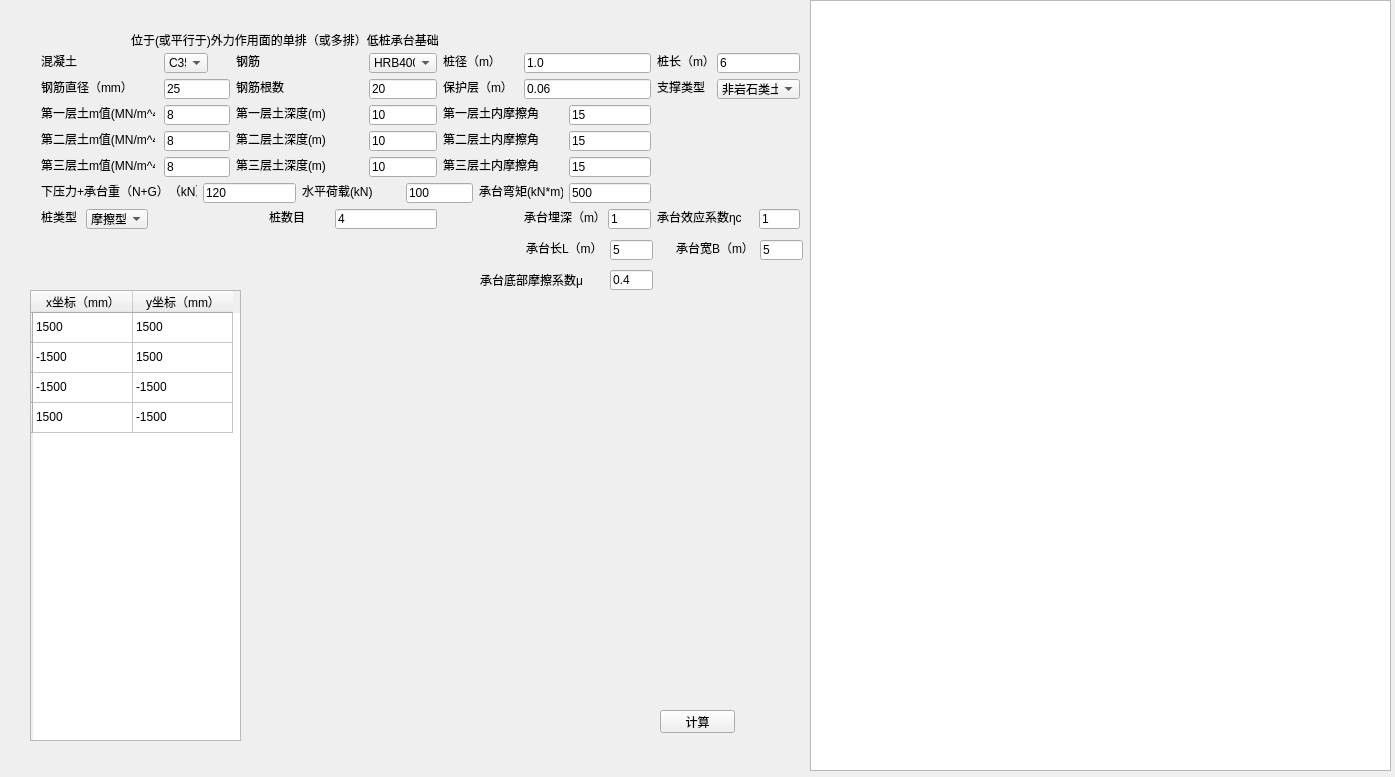
<?xml version="1.0" encoding="UTF-8"?>
<ui version="4.0">
 <class>Form</class>
 <widget class="QWidget" name="Form">
  <property name="geometry">
   <rect>
    <x>0</x>
    <y>0</y>
    <width>1395</width>
    <height>777</height>
   </rect>
  </property>
  <property name="windowTitle">
   <string>Form</string>
  </property>
  <widget class="QLabel" name="label">
   <property name="geometry">
    <rect>
     <x>131</x>
     <y>32</y>
     <width>391</width>
     <height>16</height>
    </rect>
   </property>
   <property name="styleSheet">
    <string notr="true">font: 11pt &quot;AcadEref&quot;;</string>
   </property>
   <property name="text">
    <string>位于(或平行于)外力作用面的单排（或多排）低桩承台基础</string>
   </property>
  </widget>
  <widget class="QTextBrowser" name="textBrowser">
   <property name="geometry">
    <rect>
     <x>810</x>
     <y>0</y>
     <width>581</width>
     <height>771</height>
    </rect>
   </property>
  </widget>
  <widget class="QTableWidget" name="tableWidget">
   <property name="geometry">
    <rect>
     <x>30</x>
     <y>290</y>
     <width>211</width>
     <height>451</height>
    </rect>
   </property>
   <row>
    <property name="text">
     <string/>
    </property>
   </row>
   <row>
    <property name="text">
     <string/>
    </property>
   </row>
   <row>
    <property name="text">
     <string/>
    </property>
   </row>
   <row>
    <property name="text">
     <string/>
    </property>
   </row>
   <column>
    <property name="text">
     <string>x坐标（mm）</string>
    </property>
   </column>
   <column>
    <property name="text">
     <string>y坐标（mm）</string>
    </property>
   </column>
   <item row="0" column="0">
    <property name="text">
     <string>1500</string>
    </property>
   </item>
   <item row="0" column="1">
    <property name="text">
     <string>1500</string>
    </property>
   </item>
   <item row="1" column="0">
    <property name="text">
     <string>-1500</string>
    </property>
   </item>
   <item row="1" column="1">
    <property name="text">
     <string>1500</string>
    </property>
   </item>
   <item row="2" column="0">
    <property name="text">
     <string>-1500</string>
    </property>
   </item>
   <item row="2" column="1">
    <property name="text">
     <string>-1500</string>
    </property>
   </item>
   <item row="3" column="0">
    <property name="text">
     <string>1500</string>
    </property>
   </item>
   <item row="3" column="1">
    <property name="text">
     <string>-1500</string>
    </property>
   </item>
  </widget>
  <widget class="QPushButton" name="pushButton">
   <property name="geometry">
    <rect>
     <x>660</x>
     <y>710</y>
     <width>75</width>
     <height>23</height>
    </rect>
   </property>
   <property name="text">
    <string>计算</string>
   </property>
  </widget>
  <widget class="QLineEdit" name="lineEdit_2">
   <property name="geometry">
    <rect>
     <x>717</x>
     <y>53</y>
     <width>83</width>
     <height>20</height>
    </rect>
   </property>
   <property name="text">
    <string>6</string>
   </property>
  </widget>
  <widget class="QLabel" name="label_5">
   <property name="geometry">
    <rect>
     <x>657</x>
     <y>53</y>
     <width>54</width>
     <height>16</height>
    </rect>
   </property>
   <property name="text">
    <string>桩长（m）</string>
   </property>
  </widget>
  <widget class="QComboBox" name="comboBox_2">
   <property name="geometry">
    <rect>
     <x>369</x>
     <y>53</y>
     <width>68</width>
     <height>20</height>
    </rect>
   </property>
   <item>
    <property name="text">
     <string>HRB400</string>
    </property>
   </item>
   <item>
    <property name="text">
     <string>HRB335</string>
    </property>
   </item>
   <item>
    <property name="text">
     <string>HRB400</string>
    </property>
   </item>
   <item>
    <property name="text">
     <string>HRBF400</string>
    </property>
   </item>
   <item>
    <property name="text">
     <string>RRB400</string>
    </property>
   </item>
   <item>
    <property name="text">
     <string>HRB500</string>
    </property>
   </item>
   <item>
    <property name="text">
     <string>HRBF500</string>
    </property>
   </item>
  </widget>
  <widget class="QLabel" name="label_4">
   <property name="geometry">
    <rect>
     <x>443</x>
     <y>53</y>
     <width>54</width>
     <height>16</height>
    </rect>
   </property>
   <property name="text">
    <string>桩径（m）</string>
   </property>
  </widget>
  <widget class="QLineEdit" name="lineEdit">
   <property name="geometry">
    <rect>
     <x>524</x>
     <y>53</y>
     <width>127</width>
     <height>20</height>
    </rect>
   </property>
   <property name="text">
    <string>1.0</string>
   </property>
  </widget>
  <widget class="QLabel" name="label_2">
   <property name="geometry">
    <rect>
     <x>41</x>
     <y>53</y>
     <width>36</width>
     <height>16</height>
    </rect>
   </property>
   <property name="text">
    <string>混凝土</string>
   </property>
  </widget>
  <widget class="QComboBox" name="comboBox">
   <property name="geometry">
    <rect>
     <x>164</x>
     <y>53</y>
     <width>44</width>
     <height>20</height>
    </rect>
   </property>
   <item>
    <property name="text">
     <string>C35</string>
    </property>
   </item>
   <item>
    <property name="text">
     <string>C20</string>
    </property>
   </item>
   <item>
    <property name="text">
     <string>C25</string>
    </property>
   </item>
   <item>
    <property name="text">
     <string>C30</string>
    </property>
   </item>
   <item>
    <property name="text">
     <string>C35</string>
    </property>
   </item>
   <item>
    <property name="text">
     <string>C40</string>
    </property>
   </item>
   <item>
    <property name="text">
     <string>C45</string>
    </property>
   </item>
   <item>
    <property name="text">
     <string>C50</string>
    </property>
   </item>
   <item>
    <property name="text">
     <string>C55</string>
    </property>
   </item>
   <item>
    <property name="text">
     <string>C60</string>
    </property>
   </item>
   <item>
    <property name="text">
     <string>C65</string>
    </property>
   </item>
   <item>
    <property name="text">
     <string>C70</string>
    </property>
   </item>
   <item>
    <property name="text">
     <string>C75</string>
    </property>
   </item>
   <item>
    <property name="text">
     <string>C80</string>
    </property>
   </item>
  </widget>
  <widget class="QLabel" name="label_3">
   <property name="geometry">
    <rect>
     <x>236</x>
     <y>53</y>
     <width>24</width>
     <height>16</height>
    </rect>
   </property>
   <property name="text">
    <string>钢筋</string>
   </property>
  </widget>
  <widget class="QLabel" name="label_6">
   <property name="geometry">
    <rect>
     <x>41</x>
     <y>79</y>
     <width>84</width>
     <height>16</height>
    </rect>
   </property>
   <property name="text">
    <string>钢筋直径（mm）</string>
   </property>
  </widget>
  <widget class="QLineEdit" name="lineEdit_3">
   <property name="geometry">
    <rect>
     <x>164</x>
     <y>79</y>
     <width>66</width>
     <height>20</height>
    </rect>
   </property>
   <property name="text">
    <string>25</string>
   </property>
  </widget>
  <widget class="QLabel" name="label_7">
   <property name="geometry">
    <rect>
     <x>236</x>
     <y>79</y>
     <width>48</width>
     <height>16</height>
    </rect>
   </property>
   <property name="text">
    <string>钢筋根数</string>
   </property>
  </widget>
  <widget class="QLineEdit" name="lineEdit_4">
   <property name="geometry">
    <rect>
     <x>369</x>
     <y>79</y>
     <width>68</width>
     <height>20</height>
    </rect>
   </property>
   <property name="text">
    <string>20</string>
   </property>
  </widget>
  <widget class="QLabel" name="label_8">
   <property name="geometry">
    <rect>
     <x>443</x>
     <y>79</y>
     <width>66</width>
     <height>16</height>
    </rect>
   </property>
   <property name="text">
    <string>保护层（m）</string>
   </property>
  </widget>
  <widget class="QLineEdit" name="lineEdit_5">
   <property name="geometry">
    <rect>
     <x>524</x>
     <y>79</y>
     <width>127</width>
     <height>20</height>
    </rect>
   </property>
   <property name="text">
    <string>0.06</string>
   </property>
  </widget>
  <widget class="QLabel" name="label_9">
   <property name="geometry">
    <rect>
     <x>657</x>
     <y>79</y>
     <width>48</width>
     <height>16</height>
    </rect>
   </property>
   <property name="text">
    <string>支撑类型</string>
   </property>
  </widget>
  <widget class="QComboBox" name="comboBox_3">
   <property name="geometry">
    <rect>
     <x>717</x>
     <y>79</y>
     <width>83</width>
     <height>20</height>
    </rect>
   </property>
   <item>
    <property name="text">
     <string>非岩石类土中</string>
    </property>
   </item>
   <item>
    <property name="text">
     <string>基岩石表面</string>
    </property>
   </item>
   <item>
    <property name="text">
     <string>嵌固于岩层</string>
    </property>
   </item>
  </widget>
  <widget class="QLabel" name="label_13">
   <property name="geometry">
    <rect>
     <x>41</x>
     <y>105</y>
     <width>114</width>
     <height>16</height>
    </rect>
   </property>
   <property name="text">
    <string>第一层土m值(MN/m^4)</string>
   </property>
  </widget>
  <widget class="QLineEdit" name="lineEdit_9">
   <property name="geometry">
    <rect>
     <x>164</x>
     <y>105</y>
     <width>66</width>
     <height>20</height>
    </rect>
   </property>
   <property name="text">
    <string>8</string>
   </property>
  </widget>
  <widget class="QLabel" name="label_14">
   <property name="geometry">
    <rect>
     <x>236</x>
     <y>105</y>
     <width>90</width>
     <height>16</height>
    </rect>
   </property>
   <property name="text">
    <string>第一层土深度(m)</string>
   </property>
  </widget>
  <widget class="QLineEdit" name="lineEdit_10">
   <property name="geometry">
    <rect>
     <x>369</x>
     <y>105</y>
     <width>68</width>
     <height>20</height>
    </rect>
   </property>
   <property name="text">
    <string>10</string>
   </property>
  </widget>
  <widget class="QLabel" name="label_15">
   <property name="geometry">
    <rect>
     <x>41</x>
     <y>131</y>
     <width>114</width>
     <height>16</height>
    </rect>
   </property>
   <property name="text">
    <string>第二层土m值(MN/m^4)</string>
   </property>
  </widget>
  <widget class="QLineEdit" name="lineEdit_11">
   <property name="geometry">
    <rect>
     <x>164</x>
     <y>131</y>
     <width>66</width>
     <height>20</height>
    </rect>
   </property>
   <property name="text">
    <string>8</string>
   </property>
  </widget>
  <widget class="QLabel" name="label_16">
   <property name="geometry">
    <rect>
     <x>236</x>
     <y>131</y>
     <width>90</width>
     <height>16</height>
    </rect>
   </property>
   <property name="text">
    <string>第二层土深度(m)</string>
   </property>
  </widget>
  <widget class="QLineEdit" name="lineEdit_12">
   <property name="geometry">
    <rect>
     <x>369</x>
     <y>131</y>
     <width>68</width>
     <height>20</height>
    </rect>
   </property>
   <property name="text">
    <string>10</string>
   </property>
  </widget>
  <widget class="QLabel" name="label_17">
   <property name="geometry">
    <rect>
     <x>41</x>
     <y>157</y>
     <width>114</width>
     <height>16</height>
    </rect>
   </property>
   <property name="text">
    <string>第三层土m值(MN/m^4)</string>
   </property>
  </widget>
  <widget class="QLineEdit" name="lineEdit_13">
   <property name="geometry">
    <rect>
     <x>164</x>
     <y>157</y>
     <width>66</width>
     <height>20</height>
    </rect>
   </property>
   <property name="text">
    <string>8</string>
   </property>
  </widget>
  <widget class="QLabel" name="label_18">
   <property name="geometry">
    <rect>
     <x>236</x>
     <y>157</y>
     <width>90</width>
     <height>16</height>
    </rect>
   </property>
   <property name="text">
    <string>第三层土深度(m)</string>
   </property>
  </widget>
  <widget class="QLineEdit" name="lineEdit_14">
   <property name="geometry">
    <rect>
     <x>369</x>
     <y>157</y>
     <width>68</width>
     <height>20</height>
    </rect>
   </property>
   <property name="text">
    <string>10</string>
   </property>
  </widget>
  <widget class="QLabel" name="label_10">
   <property name="geometry">
    <rect>
     <x>41</x>
     <y>183</y>
     <width>156</width>
     <height>16</height>
    </rect>
   </property>
   <property name="text">
    <string>下压力+承台重（N+G）（kN）</string>
   </property>
  </widget>
  <widget class="QLineEdit" name="lineEdit_6">
   <property name="geometry">
    <rect>
     <x>203</x>
     <y>183</y>
     <width>93</width>
     <height>20</height>
    </rect>
   </property>
   <property name="text">
    <string>120</string>
   </property>
  </widget>
  <widget class="QLabel" name="label_11">
   <property name="geometry">
    <rect>
     <x>302</x>
     <y>183</y>
     <width>72</width>
     <height>16</height>
    </rect>
   </property>
   <property name="text">
    <string>水平荷载(kN)</string>
   </property>
  </widget>
  <widget class="QLineEdit" name="lineEdit_7">
   <property name="geometry">
    <rect>
     <x>406</x>
     <y>183</y>
     <width>67</width>
     <height>20</height>
    </rect>
   </property>
   <property name="text">
    <string>100</string>
   </property>
  </widget>
  <widget class="QLabel" name="label_12">
   <property name="geometry">
    <rect>
     <x>479</x>
     <y>183</y>
     <width>84</width>
     <height>16</height>
    </rect>
   </property>
   <property name="text">
    <string>承台弯矩(kN*m)</string>
   </property>
  </widget>
  <widget class="QLineEdit" name="lineEdit_8">
   <property name="geometry">
    <rect>
     <x>569</x>
     <y>183</y>
     <width>82</width>
     <height>20</height>
    </rect>
   </property>
   <property name="text">
    <string>500</string>
   </property>
  </widget>
  <widget class="QLabel" name="label_19">
   <property name="geometry">
    <rect>
     <x>269</x>
     <y>209</y>
     <width>36</width>
     <height>16</height>
    </rect>
   </property>
   <property name="text">
    <string>桩数目</string>
   </property>
  </widget>
  <widget class="QLineEdit" name="lineEdit_15">
   <property name="geometry">
    <rect>
     <x>335</x>
     <y>209</y>
     <width>102</width>
     <height>20</height>
    </rect>
   </property>
   <property name="text">
    <string>4</string>
   </property>
  </widget>
  <widget class="QLabel" name="label_20">
   <property name="geometry">
    <rect>
     <x>524</x>
     <y>209</y>
     <width>78</width>
     <height>16</height>
    </rect>
   </property>
   <property name="text">
    <string>承台埋深（m）</string>
   </property>
  </widget>
  <widget class="QLineEdit" name="lineEdit_16">
   <property name="geometry">
    <rect>
     <x>608</x>
     <y>209</y>
     <width>43</width>
     <height>20</height>
    </rect>
   </property>
   <property name="text">
    <string>1</string>
   </property>
  </widget>
  <widget class="QLabel" name="label_21">
   <property name="geometry">
    <rect>
     <x>41</x>
     <y>209</y>
     <width>36</width>
     <height>16</height>
    </rect>
   </property>
   <property name="text">
    <string>桩类型</string>
   </property>
  </widget>
  <widget class="QComboBox" name="comboBox_4">
   <property name="geometry">
    <rect>
     <x>86</x>
     <y>209</y>
     <width>62</width>
     <height>20</height>
    </rect>
   </property>
   <item>
    <property name="text">
     <string>摩擦型</string>
    </property>
   </item>
   <item>
    <property name="text">
     <string>摩擦型</string>
    </property>
   </item>
  </widget>
  <widget class="QLabel" name="label_22">
   <property name="geometry">
    <rect>
     <x>443</x>
     <y>105</y>
     <width>96</width>
     <height>16</height>
    </rect>
   </property>
   <property name="text">
    <string>第一层土内摩擦角</string>
   </property>
  </widget>
  <widget class="QLabel" name="label_23">
   <property name="geometry">
    <rect>
     <x>443</x>
     <y>131</y>
     <width>96</width>
     <height>16</height>
    </rect>
   </property>
   <property name="text">
    <string>第二层土内摩擦角</string>
   </property>
  </widget>
  <widget class="QLabel" name="label_24">
   <property name="geometry">
    <rect>
     <x>443</x>
     <y>157</y>
     <width>96</width>
     <height>16</height>
    </rect>
   </property>
   <property name="text">
    <string>第三层土内摩擦角</string>
   </property>
  </widget>
  <widget class="QLineEdit" name="lineEdit_17">
   <property name="geometry">
    <rect>
     <x>569</x>
     <y>105</y>
     <width>82</width>
     <height>20</height>
    </rect>
   </property>
   <property name="text">
    <string>15</string>
   </property>
  </widget>
  <widget class="QLineEdit" name="lineEdit_18">
   <property name="geometry">
    <rect>
     <x>569</x>
     <y>131</y>
     <width>82</width>
     <height>20</height>
    </rect>
   </property>
   <property name="text">
    <string>15</string>
   </property>
  </widget>
  <widget class="QLineEdit" name="lineEdit_19">
   <property name="geometry">
    <rect>
     <x>569</x>
     <y>157</y>
     <width>82</width>
     <height>20</height>
    </rect>
   </property>
   <property name="text">
    <string>15</string>
   </property>
  </widget>
  <widget class="QLabel" name="label_25">
   <property name="geometry">
    <rect>
     <x>657</x>
     <y>209</y>
     <width>101</width>
     <height>16</height>
    </rect>
   </property>
   <property name="text">
    <string>承台效应系数ηc</string>
   </property>
  </widget>
  <widget class="QLineEdit" name="lineEdit_20">
   <property name="geometry">
    <rect>
     <x>759</x>
     <y>209</y>
     <width>41</width>
     <height>20</height>
    </rect>
   </property>
   <property name="text">
    <string>1</string>
   </property>
  </widget>
  <widget class="QLineEdit" name="lineEdit_21">
   <property name="geometry">
    <rect>
     <x>610</x>
     <y>240</y>
     <width>43</width>
     <height>20</height>
    </rect>
   </property>
   <property name="text">
    <string>5</string>
   </property>
  </widget>
  <widget class="QLabel" name="label_26">
   <property name="geometry">
    <rect>
     <x>526</x>
     <y>240</y>
     <width>78</width>
     <height>16</height>
    </rect>
   </property>
   <property name="text">
    <string>承台长L（m）</string>
   </property>
  </widget>
  <widget class="QLineEdit" name="lineEdit_22">
   <property name="geometry">
    <rect>
     <x>760</x>
     <y>240</y>
     <width>43</width>
     <height>20</height>
    </rect>
   </property>
   <property name="text">
    <string>5</string>
   </property>
  </widget>
  <widget class="QLabel" name="label_27">
   <property name="geometry">
    <rect>
     <x>676</x>
     <y>240</y>
     <width>78</width>
     <height>16</height>
    </rect>
   </property>
   <property name="text">
    <string>承台宽B（m）</string>
   </property>
  </widget>
  <widget class="QLineEdit" name="lineEdit_23">
   <property name="geometry">
    <rect>
     <x>610</x>
     <y>270</y>
     <width>43</width>
     <height>20</height>
    </rect>
   </property>
   <property name="text">
    <string>0.4</string>
   </property>
  </widget>
  <widget class="QLabel" name="label_28">
   <property name="geometry">
    <rect>
     <x>480</x>
     <y>270</y>
     <width>131</width>
     <height>20</height>
    </rect>
   </property>
   <property name="text">
    <string>承台底部摩擦系数μ</string>
   </property>
  </widget>
 </widget>
 <resources/>
 <connections>
  <connection>
   <sender>lineEdit_15</sender>
   <signal>textChanged(QString)</signal>
   <receiver>tableWidget</receiver>
   <slot>resizeRowsToContents()</slot>
   <hints>
    <hint type="sourcelabel">
     <x>161</x>
     <y>256</y>
    </hint>
    <hint type="destinationlabel">
     <x>135</x>
     <y>515</y>
    </hint>
   </hints>
  </connection>
 </connections>
</ui>
